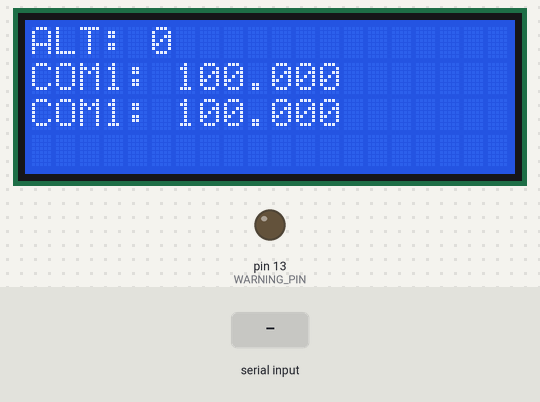
Recording of a sketch running on a simulated Arduino Uno, built with avr-gcc and run on an emulated ATmega328P. Parts: 20×4 character LCD, output pins drawn as LEDs (lit = HIGH). The test bench sets the inputs (shaded band). What the sketch prints to the serial monitor is not drawn.

Above: at 1.3 s.
1.4 s: "1\n" received over Serial
At 2.8 s:
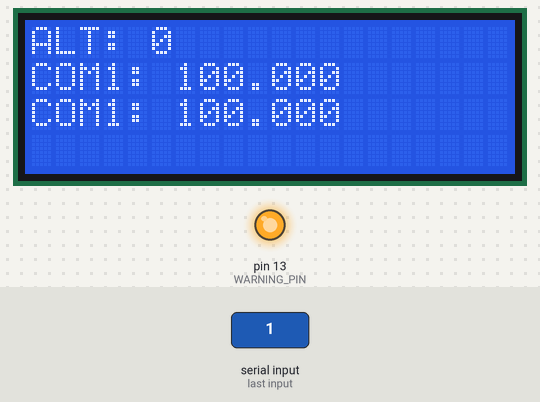
Timing chart, 0 to 7.9 s (numbered marks = the images above; inputs shaded):
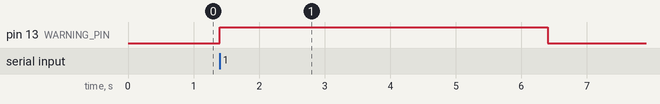

Measured:
- after the input at 1.4 s, pin 13 (WARNING_PIN): LOW → HIGH at once, → LOW 5.0 s later

The sketch:

simconnect-device.ino
```cpp
#include "SimDeviceButton.h"
#include "SimDeviceRotary.h"
#include "SimDevice.h"
#include "SimEvent.h"

#include <LiquidCrystal_I2C.h>

#define WARNING_PIN 13

#define SIM_DEVICES_NR 6
SimDevice** devices = new SimDevice*[SIM_DEVICES_NR];

#define SIM_EVENTS_NR 3
SimEvent** events = new SimEvent*[SIM_EVENTS_NR];

LiquidCrystal_I2C lcd(0x27, 20, 4);

void announceMyDevices() {
  for (int i = 0; i < SIM_DEVICES_NR; i++) {
    Serial.println(devices[i]->GetID());
  }
  Serial.println();
}

void announceMySubscriptions() {
  for (int i = 0; i < SIM_EVENTS_NR; i++) {
    Serial.print(events[i]->GetID());
    Serial.println(events[i]->GetName());
  }
  Serial.println();
}

void updatePollingDevices() {
  for (int i = 0; i < SIM_DEVICES_NR; i++) {
    devices[i]->UpdateValue();
  }
}

void sendDeviceEvent(uint8_t ID, uint8_t type, long value) {
  Serial.write(ID);
  Serial.write(type);
  Serial.write(sizeof(value));
  Serial.write((value >> 8*3) & 0xff);
  Serial.write((value >> 8*2) & 0xff);
  Serial.write((value >> 8)   & 0xff);
  Serial.write(value & 0xff);
  Serial.write('\n');
}

void stopWarning(unsigned long sleepTime) {
  while (true) {
    digitalWrite(WARNING_PIN, HIGH);
    delay(sleepTime);
    digitalWrite(WARNING_PIN, LOW);
    delay(sleepTime);
  }
}

void printAlt(String alt) {
  lcd.setCursor(0, 0);
  lcd.print("ALT:       ");
  lcd.setCursor(5, 0);
  lcd.print(alt);
}

void printComOneStandby(String freq) {
  lcd.setCursor(0, 1);
  lcd.print("COM1:        ");
  lcd.setCursor(6, 1);
  lcd.print(freq);
}

void printComOneActive(String freq) {
  lcd.setCursor(0, 2);
  lcd.print("COM1:        ");
  lcd.setCursor(6, 2);
  lcd.print(freq);
}

void setup() {
  Serial.begin(115200);

  devices[0] = new SimDeviceButton(0, 51);
  devices[1] = new SimDeviceRotary(1, 44, 50);
  devices[2] = new SimDeviceButton(2, 25);
  devices[3] = new SimDeviceRotary(3, 23, 24);
  devices[4] = new SimDeviceButton(4, 31);
  devices[5] = new SimDeviceRotary(5, 29, 30);

  events[0] = new SimEvent(2, String("ALTITUDE"));
  events[1] = new SimEvent(3, String("COM1_STANDBY"));
  events[2] = new SimEvent(4, String("COM1_ACTIVE"));

  lcd.init();
  lcd.backlight();
  lcd.setCursor(0, 0);
  lcd.clear();
  printAlt("0");
  printComOneStandby("100.000");
  printComOneActive("100.000");

  pinMode(WARNING_PIN, OUTPUT);
  digitalWrite(WARNING_PIN, LOW);

  // Indicate start
  Serial.println();
  Serial.println();

  // Announce my devices
  announceMyDevices();
  // Announce what I want to subscribe to
  announceMySubscriptions();

}

void loop() {
  // Update polling devices
  updatePollingDevices();

  // Check my devices
  for (int i = 0; i < SIM_DEVICES_NR; i++) {
    if (devices[i]->HasChanged()) {
      // If so, send the data
      long value = devices[i]->GetValue();
      sendDeviceEvent(devices[i]->GetID(), 0, value);

      devices[i]->ResetSeen();
    }
  }

  // Check if any events have occured
  if (Serial.available() > 0) {

    #define READ_BUFF_SIZE 256
    byte buff[READ_BUFF_SIZE];
    size_t b_read = Serial.readBytesUntil('\n', buff, READ_BUFF_SIZE);

    if (b_read > 3) {
      uint8_t id = buff[0];
      uint8_t type = buff[1];
      uint8_t dataLen = buff[2];

      if (b_read == 3 + dataLen) {
        // Correct size
        String newValue = "";
        switch (id) {
          case 2: // ALTITUDE
            for (int i = 0; i < dataLen; i++) {
              newValue = String(newValue + (char) buff[3 + i]);
            }
            if (events[0]->GetValue() != newValue) {
              events[0]->SetValue(newValue);
              printAlt(newValue);
            }
            break;
          case 3: // COM1 Standby
            for (int i = 0; i < dataLen; i++) {
              newValue = String(newValue + (char) buff[3 + i]);
            }
            if (events[1]->GetValue() != newValue) {
              events[1]->SetValue(newValue);
              printComOneStandby(newValue);
            }
            break;
          case 4: // COM1 Active
            for (int i = 0; i < dataLen; i++) {
              newValue = String(newValue + (char) buff[3 + i]);
            }
            if (events[2]->GetValue() != newValue) {
              events[2]->SetValue(newValue);
              printComOneActive(newValue);
            }
            break;
        }
      } else {
        stopWarning(1000);
      }
    } else {
      stopWarning(5000);
    }
  }

  // Update output devices

  // Print ALT


  // Print COM1 Standby

}
```

SimDevice.cpp
```cpp
#include "SimDevice.h"

SimDevice::SimDevice(uint8_t id) {
  _ID = id;
  _value = 0;
  _hasChanged = false;
}

uint8_t SimDevice::GetID() {
  return _ID;
}

long SimDevice::GetValue() {
  return _value;
}

bool SimDevice::HasChanged() {
  return _hasChanged;
}

void SimDevice::ResetSeen() {
  _hasChanged = false;
}

void SimDevice::SetValue(long value) {
  _value = value;
  _hasChanged = true;
}
```

SimDevice.h
```cpp
#ifndef SimDevice_h
#define SimDevice_h

#include <inttypes.h>

class SimDevice {
public:
  SimDevice(uint8_t id);
  uint8_t GetID();
  long GetValue();
  void SetValue(long value);
  bool HasChanged();
  virtual void ResetSeen();
  virtual void UpdateValue() = 0;

protected:
  uint8_t _ID;
  long _value;
  bool _hasChanged;
};

#endif
```

SimDeviceButton.cpp
```cpp
#include "SimDeviceButton.h"

SimDeviceButton::SimDeviceButton(uint8_t id, uint8_t pin) : SimDevice(id) {
  _pin = pin;
  pinMode(pin, INPUT);

  buttonState = digitalRead(_pin);
  lastDebounceTime = 0;
  lastButtonState = buttonState;
}

void SimDeviceButton::UpdateValue() {
  bool currentButtonState = digitalRead(_pin);
  unsigned long currentTime = millis();

  if (currentButtonState != lastButtonState) {
    lastDebounceTime = currentTime;
  }

  if (currentTime - lastDebounceTime > BUTTON_DEBOUNCE_TIME) {


    if (currentButtonState != buttonState) {
      buttonState = currentButtonState;
      SetValue(currentButtonState);
    }
  }

  lastButtonState = currentButtonState;
}
```

SimDeviceButton.h
```cpp
#ifndef SimDeviceButton_h
#define SimDeviceButton_h

#include <Arduino.h>

#include "SimDevice.h"

#define BUTTON_DEBOUNCE_TIME 50

class SimDeviceButton : public SimDevice {
public:
  SimDeviceButton(uint8_t id, uint8_t pin);
  void UpdateValue();

private:
  uint8_t _pin;
  bool buttonState;
  bool lastButtonState;
  unsigned long lastDebounceTime;
};

#endif
```

SimDeviceRotary.cpp
```cpp
#include "SimDeviceRotary.h"

SimDeviceRotary::SimDeviceRotary(uint8_t id, uint8_t clkPin, uint8_t dtPin) : SimDevice(id) {
  _clkPin = clkPin;
  _dtPin = dtPin;
  pinMode(clkPin, INPUT);
  pinMode(dtPin, INPUT);

  ResetSeen();
}

void SimDeviceRotary::ResetSeen() {
  SetValue(0);
  _hasChanged = false;
}

void SimDeviceRotary::UpdateValue() {
  //bool clkValue = digitalRead(_clkPin);
  //bool dtValue = digitalRead(_dtPin);
  int8_t newReading = read_rotary();
  if(newReading) {
    SetValue(GetValue() + newReading);
  }
}

int8_t SimDeviceRotary::read_rotary() {
  static int8_t rot_enc_table[] = {0,1,1,0,1,0,0,1,1,0,0,1,0,1,1,0};

  lastCode <<= 2;
  if (digitalRead(_dtPin)) lastCode |= 0x02;
  if (digitalRead(_clkPin)) lastCode |= 0x01;
  lastCode &= 0x0f;

   // If valid then store as 16 bit data.
   if  (rot_enc_table[lastCode] ) {
      store <<= 4;
      store |= lastCode;
      //if (store==0xd42b) return 1;
      //if (store==0xe817) return -1;
      if ((store&0xff)==0x2b) return -1;
      if ((store&0xff)==0x17) return 1;
   }
   return 0;
}
```

SimDeviceRotary.h
```cpp
#ifndef SimDeviceRotary_h
#define SimDeviceRotary_h

#include <Arduino.h>

#include "SimDevice.h"

class SimDeviceRotary : public SimDevice {
public:
  SimDeviceRotary(uint8_t id, uint8_t clkPin, uint8_t dtPin);
  void ResetSeen();
  void UpdateValue();

private:
  uint8_t _clkPin;
  uint8_t _dtPin;
  uint8_t lastCode;
  uint16_t store;

  int8_t read_rotary();
};

#endif
```

SimEvent.cpp
```cpp
#include "SimEvent.h"

SimEvent::SimEvent(uint8_t id, String name) {
  _ID = id;
  _name = name;
  _value = "";
}

uint8_t SimEvent::GetID() {
  return _ID;
}

String SimEvent::GetName() {
  return _name;
}


String SimEvent::GetValue() {
  return _value;
}

void SimEvent::SetValue(String value) {
  _value = value;
}
```

SimEvent.h
```cpp
#ifndef SimEvent_h
#define SimEvent_h

#include <inttypes.h>
#include <Arduino.h>

class SimEvent {
public:
  SimEvent(uint8_t id, String name);
  uint8_t GetID();
  String GetName();
  void SetValue(String value);
  String GetValue();

private:
  uint8_t _ID;
  String _name;
  String _value;
};

#endif
```
